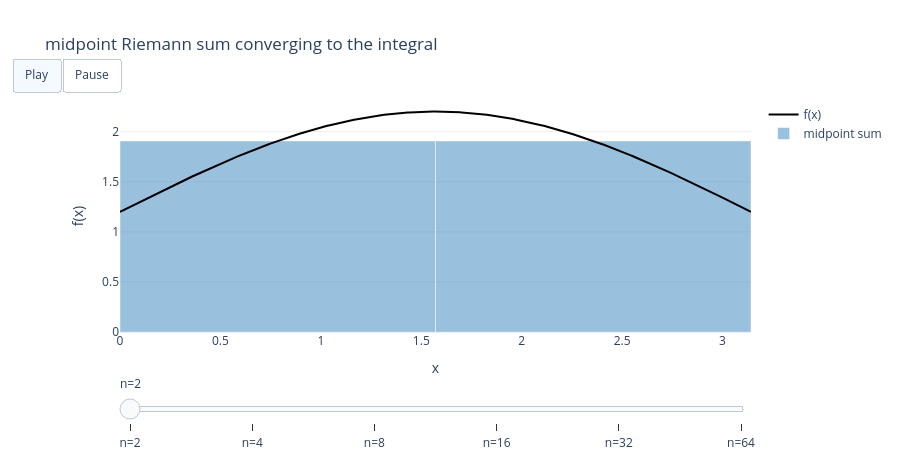

The notebook cell saved with this chart:
### Markdown cell above
**アニメーション**(Play で再生):分割数 $n$ を増やすと、中点長方形の総和が真の面積へ収束していきます。

### Code cell
import plotly.io as pio
from ode_book import interactive

pio.renderers.default = "plotly_mimetype+notebook_connected"
interactive.plotly_riemann_convergence(lambda x: np.sin(x) + 1.2, 0, np.pi).show()

### Figure 1 — Plotly figure (JSON) as saved in the notebook; plotly's stock layout.template omitted (floating-point values rounded to 4 significant figures; data arrays with more than 128 entries replaced by an {"elided": "..."} marker saying what was removed)
{"data": [{"line": {"color": "black", "width": 2}, "mode": "lines", "name": "f(x)", "type": "scatter", "x": {"elided": "400 float values"}, "y": {"elided": "400 float values"}}, {"marker": {"color": "#1f77b4"}, "name": "midpoint sum", "opacity": 0.45, "type": "bar", "width": 1.571, "x": [0.7854, 2.356], "y": [1.907, 1.907]}], "layout": {"bargap": 0, "height": 460, "sliders": [{"active": 0, "pad": {"t": 40}, "steps": [{"args": [["2"], {"frame": {"duration": 0, "redraw": true}, "mode": "immediate"}], "label": "n=2", "method": "animate"}, {"args": [["4"], {"frame": {"duration": 0, "redraw": true}, "mode": "immediate"}], "label": "n=4", "method": "animate"}, {"args": [["8"], {"frame": {"duration": 0, "redraw": true}, "mode": "immediate"}], "label": "n=8", "method": "animate"}, {"args": [["16"], {"frame": {"duration": 0, "redraw": true}, "mode": "immediate"}], "label": "n=16", "method": "animate"}, {"args": [["32"], {"frame": {"duration": 0, "redraw": true}, "mode": "immediate"}], "label": "n=32", "method": "animate"}, {"args": [["64"], {"frame": {"duration": 0, "redraw": true}, "mode": "immediate"}], "label": "n=64", "method": "animate"}]}], "title": {"text": "midpoint Riemann sum converging to the integral"}, "updatemenus": [{"buttons": [{"args": [null, {"frame": {"duration": 500, "redraw": true}, "fromcurrent": true}], "label": "Play", "method": "animate"}, {"args": [[null], {"frame": {"duration": 0}, "mode": "immediate"}], "label": "Pause", "method": "animate"}], "direction": "left", "type": "buttons", "x": 0.0, "y": 1.18}], "xaxis": {"title": {"text": "x"}}, "yaxis": {"title": {"text": "f(x)"}}}}
